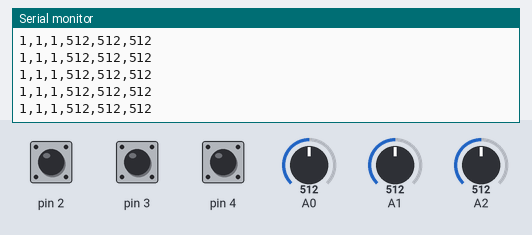
Bench run of a sketch on a simulated Arduino Uno, built with avr-gcc and run on an emulated ATmega328P. Shown: the last lines printed to the serial monitor. The test bench sets the inputs (shaded band); at power-on: A0 = 512, A1 = 512, A2 = 512, pin 2 HIGH, pin 3 HIGH, pin 4 HIGH.

Above: at 1.2 s.
1.3 s: A0 set to 107
At 2.4 s:
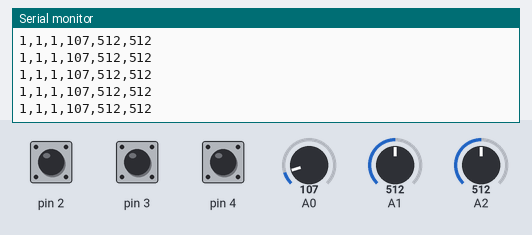
4.3 s: A0 set to 89
At 4.9 s:
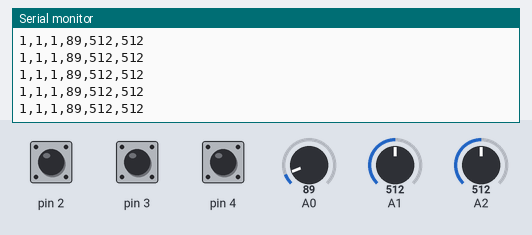
7.3 s: A1 set to 105
At 8.4 s:
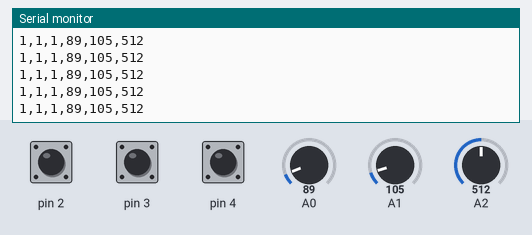
8.8 s: A1 set to 89
At 9.6 s:
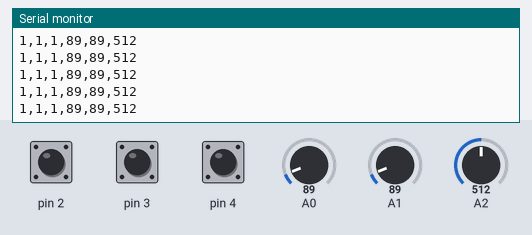
10.3 s: A2 set to 108
At 11.3 s:
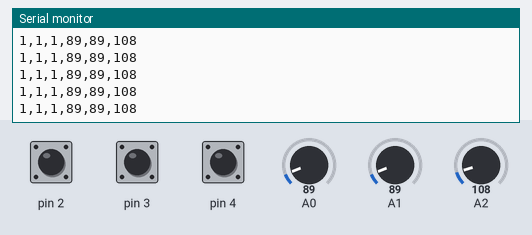
11.8 s: A2 set to 94
At 12.7 s:
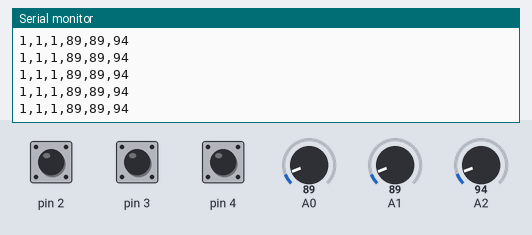
Timing chart, 0 to 14.3 s (numbered marks = the images above; inputs shaded):
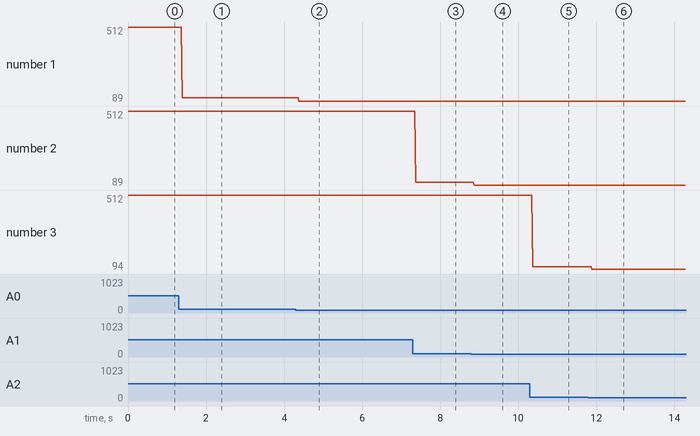

Measured:
- after the input at 1.3 s, the serial monitor: prints a new line after 0.09 s (image 1)
- after the input at 4.3 s, the serial monitor: prints a new line after 0.08 s (image 2)
- after the input at 7.3 s, the serial monitor: prints a new line after 0.07 s (image 3)
- after the input at 8.8 s, the serial monitor: prints a new line after 0.07 s (image 4)
- after the input at 10.3 s, the serial monitor: prints a new line after 0.07 s (image 5)
- after the input at 11.8 s, the serial monitor: prints a new line after 0.08 s (image 6)
- plotted number 1: 512 → 107 after the input at 1.3 s, 107 → 89 after the input at 4.3 s
- plotted number 2: 512 → 105 after the input at 7.3 s

The sketch:

SerialToTDOneWay.ino
```cpp
/*
  Arduino to TouchDesigner Template
  NYU / IMA
  Designing Interfaces for Live Performances 2023
  by David Rios
*/

void setup() {
  // Wait for a serial Connection to TD. If theres no connection the sketch freezes
  while(!Serial);
  Serial.begin(9600);
  pinMode(2, INPUT_PULLUP);
  pinMode(3, INPUT_PULLUP);
  pinMode(4, INPUT_PULLUP);
}

void loop() {
  int b1 = digitalRead(2);
  int b2 = digitalRead(3);
  int b3 = digitalRead(4);
  int fsr = analogRead(A0);
  int light = analogRead(A1);
  int pot = analogRead(A2);

  // print comma separated values, send \n control character at the end
  // Serial.println() should also work
  Serial.print(b1);
  Serial.print(",");
  Serial.print(b2);
  Serial.print(",");
  Serial.print(b3);
  Serial.print(",");
  Serial.print(fsr);
  Serial.print(",");
  Serial.print(light);
  Serial.print(",");
  Serial.print(pot);
  Serial.print("\n");
}
```
